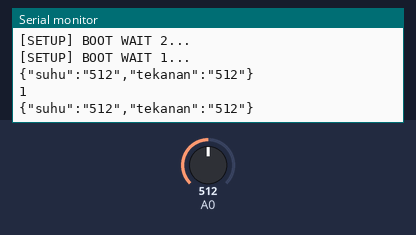
Recording of a sketch running on a simulated ESP8266 (NodeMCU). Shown: the last lines printed to the serial monitor. The test bench sets the inputs (shaded band); at power-on: A0 = 512. WiFi joins after 1.5 s; servers stay silent unless stated.

Above: at 6.7 s.
6.8 s: A0 set to 716
At 8.1 s:
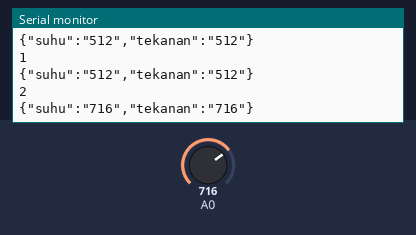
8.3 s: A0 set to 900
At 9.1 s:
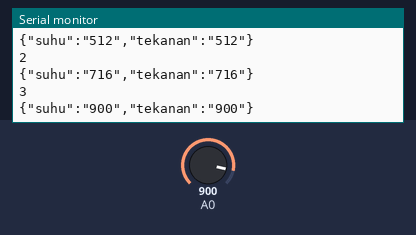
Timing chart, 0 to 11.3 s (numbered marks = the images above; inputs shaded):
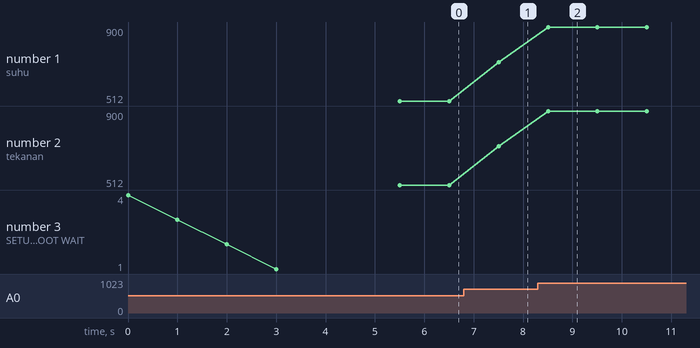

The sketch:

coba_json.ino
```cpp
#include <ESP8266HTTPClient.h>
#include <ESP8266WiFi.h>
#include <ESP8266WiFiMulti.h>
#include <ArduinoJson.h>
#include <SocketIoClient.h>
#include <ArduinoJson.h>
#define USE_SERIAL Serial

int angka = 100;
char jsonChar[150];
int count =0;

//konfigurasi
const size_t bufferSize = JSON_ARRAY_SIZE(2) + JSON_OBJECT_SIZE(5);
DynamicJsonBuffer jsonBuffer(bufferSize);
//StaticJsonBuffer<200> jsonBuffer;
ESP8266WiFiMulti WiFiMulti;
SocketIoClient webSocket;

//buat inisiasi JSON
JsonObject& json = jsonBuffer.createObject();
const char* sensor = {};


void event(const char * payload, size_t length) {
   USE_SERIAL.printf("got message: %s\n", payload);
}

void setup() {
  // put your setup code here, to run once:
  pinMode(A0,INPUT);
  Serial.begin(115200);

  HTTPClient http;
    USE_SERIAL.begin(115200);

    USE_SERIAL.setDebugOutput(true);

    USE_SERIAL.println();
    USE_SERIAL.println();
    USE_SERIAL.println();

    for(uint8_t t = 4; t > 0; t--) {
        USE_SERIAL.printf("[SETUP] BOOT WAIT %d...\n", t);
        USE_SERIAL.flush();
        delay(1000);
    }

      WiFiMulti.addAP("PUDJI", "Rahardjo");

    while(WiFiMulti.run() != WL_CONNECTED) {
        delay(100);
    }

   webSocket.begin("192.168.1.14",3000);
   webSocket.on("connection", event);
}

void loop() {
  // put your main code here, to run repeatedly:
  angka = analogRead(A0);

  json["suhu"] = String(angka);
  json["tekanan"] = String(angka);

  json.printTo(jsonChar, json.measureLength()+1);

  webSocket.loop();
  webSocket.emit("data", jsonChar);
  Serial.println(jsonChar);
  delay(1000);
  count++;
  Serial.println(String(count));
}
```

Measured:
- after the input at 6.8 s, the serial monitor: prints a new line after 0.71 s (image 1)
- after the input at 8.3 s, the serial monitor: prints a new line after 0.21 s (image 2)
- plotted number 1: 512 → 716 after the input at 6.8 s, 716 → 900 after the input at 8.3 s
- plotted number 2: 512 → 716 after the input at 6.8 s, 716 → 900 after the input at 8.3 s
